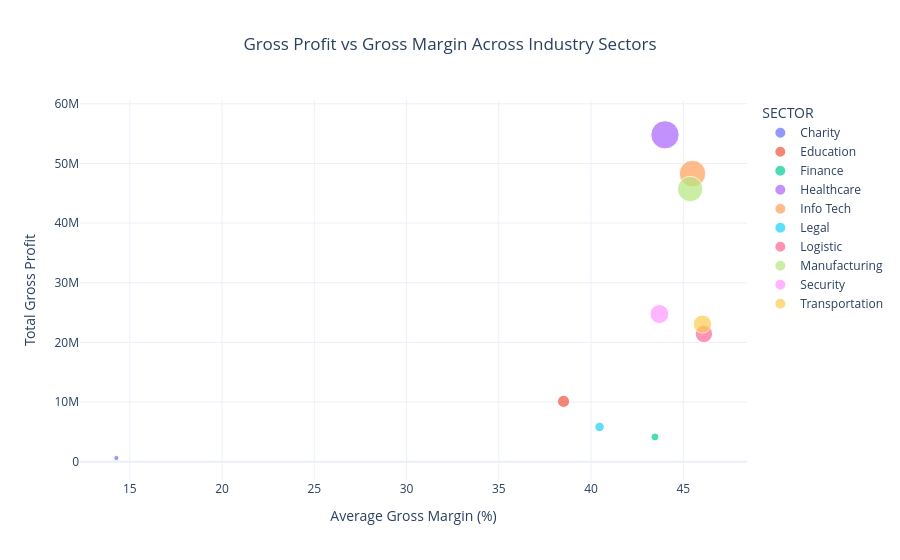

Notebook cell for this chart:
### Markdown cell above
###  Main problem statement: “To determine which client segments generate the highest gross profit while maintaining strong customer
### satisfaction” (enabling the company to prioritize high-value clients, improve client retention, and support
### sustainable business growth)

#### Key points (subproblems)

#### Profitability and its drivers by client segment: Analyse gross profit and gross margin across client type,
#### industry sector, organisation size and location, while examining hardware, software and manpower costs
#### and service ratings to identify high-value segments and opportunities for cost optimisation and margin
#### improvement.

#### Satisfaction and its drivers by client segment: Analyse Presales & Partnership, Technical Expertise,
#### Project Delivery, Post-Sales Support and NPS across client segments to identify consistently high- or low-
#### satisfaction groups and determine which service dimensions are most strongly associated with customer
#### satisfaction and loyalty.

### Code cell
import pandas as pd
import plotly.express as px

# Load and prepare data
xls = pd.ExcelFile('merged.xlsx')
df_merged = pd.read_excel(xls, xls.sheet_names[0])

df_merged['COGS'] = (
    df_merged['HARDWARE']
    + df_merged['SOFTWARE']
    + df_merged['MANPOWER']
)

df_merged['GROSS_PROFIT'] = df_merged['REVENUE'] - df_merged['COGS']
df_merged['GROSS_MARGIN'] = (
    df_merged['GROSS_PROFIT'] / df_merged['REVENUE']
) * 100

# Aggregate by Sector
profit_segment = (
    df_merged
    .groupby("SECTOR")
    .agg({
        "GROSS_PROFIT":"sum",
        "GROSS_MARGIN":"mean",
        "REVENUE":"sum",
        "NPS RATING":"mean"
    })
    .reset_index()
)

fig = px.scatter(
    profit_segment,
    x="GROSS_MARGIN",
    y="GROSS_PROFIT",
    size="REVENUE",
    color="SECTOR",
    hover_name="SECTOR",
    hover_data={
        "REVENUE":":,",
        "NPS RATING":":.2f",
        "GROSS_MARGIN":":.2f"
    },
    title="Gross Profit vs Gross Margin Across Industry Sectors",
    labels={
        "GROSS_MARGIN":"Average Gross Margin (%)",
        "GROSS_PROFIT":"Total Gross Profit"
    }
)

fig.update_layout(
    template="plotly_white",
    title_x=0.5
)

fig.show()

### Figure 1 — Plotly figure (JSON) as saved in the notebook; plotly's stock layout.template omitted (floating-point values rounded to 4 significant figures)
{"data": [{"customdata": [[4177578, 8.618]], "hovertemplate": "<b>%{hovertext}</b><br><br>SECTOR=Charity<br>Average Gross Margin (%)=%{x:.2f}<br>Total Gross Profit=%{y}<br>REVENUE=%{customdata[0]:,}<br>NPS RATING=%{customdata[1]:.2f}<extra></extra>", "hovertext": ["Charity"], "legendgroup": "Charity", "marker": {"color": "#636efa", "size": [4177578], "sizemode": "area", "sizeref": 311400.0, "symbol": "circle"}, "mode": "markers", "name": "Charity", "orientation": "v", "showlegend": true, "type": "scatter", "x": [14.27], "xaxis": "x", "y": [615288], "yaxis": "y"}, {"customdata": [[22708903, 7.571]], "hovertemplate": "<b>%{hovertext}</b><br><br>SECTOR=Education<br>Average Gross Margin (%)=%{x:.2f}<br>Total Gross Profit=%{y}<br>REVENUE=%{customdata[0]:,}<br>NPS RATING=%{customdata[1]:.2f}<extra></extra>", "hovertext": ["Education"], "legendgroup": "Education", "marker": {"color": "#EF553B", "size": [22708903], "sizemode": "area", "sizeref": 311400.0, "symbol": "circle"}, "mode": "markers", "name": "Education", "orientation": "v", "showlegend": true, "type": "scatter", "x": [38.51], "xaxis": "x", "y": [10111880], "yaxis": "y"}, {"customdata": [[9920952, 8.222]], "hovertemplate": "<b>%{hovertext}</b><br><br>SECTOR=Finance<br>Average Gross Margin (%)=%{x:.2f}<br>Total Gross Profit=%{y}<br>REVENUE=%{customdata[0]:,}<br>NPS RATING=%{customdata[1]:.2f}<extra></extra>", "hovertext": ["Finance"], "legendgroup": "Finance", "marker": {"color": "#00cc96", "size": [9920952], "sizemode": "area", "sizeref": 311400.0, "symbol": "circle"}, "mode": "markers", "name": "Finance", "orientation": "v", "showlegend": true, "type": "scatter", "x": [43.46], "xaxis": "x", "y": [4151025], "yaxis": "y"}, {"customdata": [[124562953, 7.872]], "hovertemplate": "<b>%{hovertext}</b><br><br>SECTOR=Healthcare<br>Average Gross Margin (%)=%{x:.2f}<br>Total Gross Profit=%{y}<br>REVENUE=%{customdata[0]:,}<br>NPS RATING=%{customdata[1]:.2f}<extra></extra>", "hovertext": ["Healthcare"], "legendgroup": "Healthcare", "marker": {"color": "#ab63fa", "size": [124562953], "sizemode": "area", "sizeref": 311400.0, "symbol": "circle"}, "mode": "markers", "name": "Healthcare", "orientation": "v", "showlegend": true, "type": "scatter", "x": [44.01], "xaxis": "x", "y": [54795524], "yaxis": "y"}, {"customdata": [[110299388, 8.108]], "hovertemplate": "<b>%{hovertext}</b><br><br>SECTOR=Info Tech<br>Average Gross Margin (%)=%{x:.2f}<br>Total Gross Profit=%{y}<br>REVENUE=%{customdata[0]:,}<br>NPS RATING=%{customdata[1]:.2f}<extra></extra>", "hovertext": ["Info Tech"], "legendgroup": "Info Tech", "marker": {"color": "#FFA15A", "size": [110299388], "sizemode": "area", "sizeref": 311400.0, "symbol": "circle"}, "mode": "markers", "name": "Info Tech", "orientation": "v", "showlegend": true, "type": "scatter", "x": [45.5], "xaxis": "x", "y": [48302268], "yaxis": "y"}, {"customdata": [[13797527, 7.643]], "hovertemplate": "<b>%{hovertext}</b><br><br>SECTOR=Legal<br>Average Gross Margin (%)=%{x:.2f}<br>Total Gross Profit=%{y}<br>REVENUE=%{customdata[0]:,}<br>NPS RATING=%{customdata[1]:.2f}<extra></extra>", "hovertext": ["Legal"], "legendgroup": "Legal", "marker": {"color": "#19d3f3", "size": [13797527], "sizemode": "area", "sizeref": 311400.0, "symbol": "circle"}, "mode": "markers", "name": "Legal", "orientation": "v", "showlegend": true, "type": "scatter", "x": [40.46], "xaxis": "x", "y": [5820737], "yaxis": "y"}, {"customdata": [[47179279, 7.488]], "hovertemplate": "<b>%{hovertext}</b><br><br>SECTOR=Logistic<br>Average Gross Margin (%)=%{x:.2f}<br>Total Gross Profit=%{y}<br>REVENUE=%{customdata[0]:,}<br>NPS RATING=%{customdata[1]:.2f}<extra></extra>", "hovertext": ["Logistic"], "legendgroup": "Logistic", "marker": {"color": "#FF6692", "size": [47179279], "sizemode": "area", "sizeref": 311400.0, "symbol": "circle"}, "mode": "markers", "name": "Logistic", "orientation": "v", "showlegend": true, "type": "scatter", "x": [46.12], "xaxis": "x", "y": [21424850], "yaxis": "y"}, {"customdata": [[100263383, 7.729]], "hovertemplate": "<b>%{hovertext}</b><br><br>SECTOR=Manufacturing<br>Average Gross Margin (%)=%{x:.2f}<br>Total Gross Profit=%{y}<br>REVENUE=%{customdata[0]:,}<br>NPS RATING=%{customdata[1]:.2f}<extra></extra>", "hovertext": ["Manufacturing"], "legendgroup": "Manufacturing", "marker": {"color": "#B6E880", "size": [100263383], "sizemode": "area", "sizeref": 311400.0, "symbol": "circle"}, "mode": "markers", "name": "Manufacturing", "orientation": "v", "showlegend": true, "type": "scatter", "x": [45.37], "xaxis": "x", "y": [45706703], "yaxis": "y"}, {"customdata": [[55972693, 8.175]], "hovertemplate": "<b>%{hovertext}</b><br><br>SECTOR=Security<br>Average Gross Margin (%)=%{x:.2f}<br>Total Gross Profit=%{y}<br>REVENUE=%{customdata[0]:,}<br>NPS RATING=%{customdata[1]:.2f}<extra></extra>", "hovertext": ["Security"], "legendgroup": "Security", "marker": {"color": "#FF97FF", "size": [55972693], "sizemode": "area", "sizeref": 311400.0, "symbol": "circle"}, "mode": "markers", "name": "Security", "orientation": "v", "showlegend": true, "type": "scatter", "x": [43.71], "xaxis": "x", "y": [24741141], "yaxis": "y"}, {"customdata": [[51963991, 8.398]], "hovertemplate": "<b>%{hovertext}</b><br><br>SECTOR=Transportation<br>Average Gross Margin (%)=%{x:.2f}<br>Total Gross Profit=%{y}<br>REVENUE=%{customdata[0]:,}<br>NPS RATING=%{customdata[1]:.2f}<extra></extra>", "hovertext": ["Transportation"], "legendgroup": "Transportation", "marker": {"color": "#FECB52", "size": [51963991], "sizemode": "area", "sizeref": 311400.0, "symbol": "circle"}, "mode": "markers", "name": "Transportation", "orientation": "v", "showlegend": true, "type": "scatter", "x": [46.04], "xaxis": "x", "y": [23066754], "yaxis": "y"}], "layout": {"legend": {"itemsizing": "constant", "title": {"text": "SECTOR"}, "tracegroupgap": 0}, "title": {"text": "Gross Profit vs Gross Margin Across Industry Sectors", "x": 0.5}, "xaxis": {"anchor": "y", "domain": [0, 1], "title": {"text": "Average Gross Margin (%)"}}, "yaxis": {"anchor": "x", "domain": [0, 1], "title": {"text": "Total Gross Profit"}}}}
